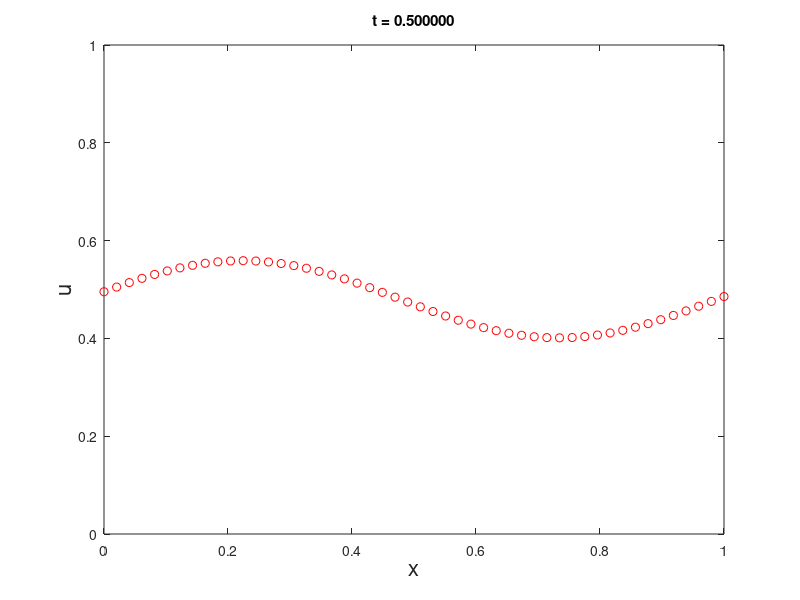

Reproduce this figure in MATLAB.
clear all;close all

% Equation 
% u_t = - u_x + eps*u_xx % Here e is your epsilon

% spacial discreatization
n = 50;
x = linspace(0, 1, n)'; 
dx = x(2) - x(1);
epso = 1e-1;
lambda = 0.1;

% time discretization
dt = lambda*dx;
t = 0;
tf = 0.5;
% Build Differentition Matricies

% Forward difference
Dm = diag(ones(n, 1)) + diag(-ones(n-1, 1), -1);
Dm(1, end) = -1;
Dm = (1/dx)*Dm;

% Backward difference
Dp = diag(ones(n, 1)) + diag(-ones(n-1, 1), 1);
Dp(end, 1) = -1;

% Second order
Dc = -(1/dx)*Dm*Dp;


% Initial Condition
u0 = x>=0.5 & x<1; % Step Function Initial Condition
un = u0;
uexact = u0;

L = epso*Dc;  % Linear
N = @(u) (-Dm)*u; % Nonlinear or not stiff part

while t < tf;
        dt = min(dt, abs(tf - t));
        t = t + dt ;
        
        un = expm(-L*t)*(un + dt*N(un));
        uexact = expm(dt*(-Dm + epso*Dc))*uexact; %Tracking exact solution
        
        % Plot current solution
        plot(x,un,'-.')
        hold on
        plot(x,uexact,'ro')
        hold off
        xlabel('x','fontsize',16); 
        ylabel('u','fontsize',16);
        title(sprintf('t = %f\n',t));
        axis([0, 1, 0, 1]);
        %   %  grid on;
        pause(.2)
end
